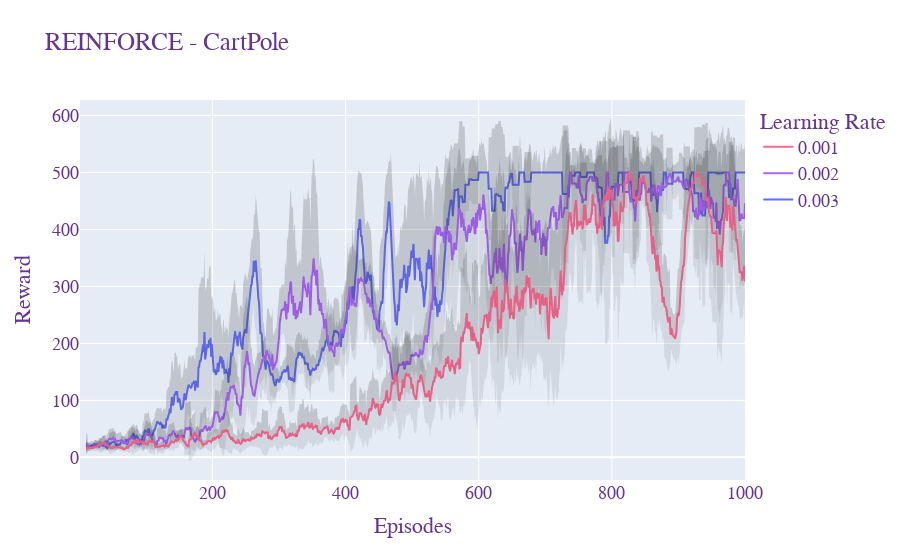

Source (notebook cell):
### Code cell
import gym
from torchvision.transforms import Grayscale, Resize, Normalize
import gym_super_mario_bros
from gym_super_mario_bros.actions import SIMPLE_MOVEMENT
from nes_py.wrappers import JoypadSpace
import numpy as np
import torch
import torch.nn as nn
import torch.optim as optim
import plotly.graph_objects as go
import pandas as pd
import imageio
import os

# Shape of input images = (240, 256, 3) (height, width, channels) in SMB
PROCESSED_IMG_SIZE = (84, 84)
# How many frames to stack together per observation in SMB
NUM_STACKED_FRAMES = 4
# Alpha step size
LEARNING_RATE = 3e-3
# Discount factor
GAMMA = 0.99
# How many episodes to train for
NUM_EPISODES = 1000
# Capture a video of the agent playing every n episodes
CAPTURE_EVERY_N_EPISODES = 250

# Observe the last of the past 4 frames to speed up training
class SkipFrames(gym.Wrapper):
    def __init__(self, env):
        super().__init__(env)

    def step(self, action):
        total_reward = 0
        done = False
        for _ in range(NUM_STACKED_FRAMES):
            state, reward, done, info = self.env.step(action)
            total_reward += reward
            if done:
                break
        return state, total_reward, done, info


# Preprocess images to greyscale & resize to 84x84
class ImagePreprocessing(gym.ObservationWrapper):
    def __init__(self, env):
        super().__init__(env)
        obs_shape = self.observation_space.shape[:2]
        self.observation_space = gym.spaces.Box(
            low=0, high=255, shape=obs_shape, dtype=np.uint8
        )

    def observation(self, image):
        # image shape = (240, 256, 3)
        image = np.moveaxis(image, [2], [0])
        # image shape = (3, 240, 256)
        image = torch.tensor(image.copy(), dtype=torch.float)
        # convert 3 RGB channels to grayscale
        image = Grayscale()(image)
        # convert 240x256 to 84x84
        image = Resize(PROCESSED_IMG_SIZE)(image)
        # convert [0, 1] to [0, 255]
        image = Normalize(0, 255)(image)
        return image


# A CNN connected to a fully connected layer
# The input dimensions are 1x84x84, with a flat output dimension of NUM_ACTIONS
class SuperMarioCNN(nn.Module):
    def __init__(self, input_channels, output_dim):
        super(SuperMarioCNN, self).__init__()
        self.conv1 = nn.Conv2d(input_channels, 16, kernel_size=4, stride=2)
        self.conv2 = nn.Conv2d(16, 32, kernel_size=4, stride=2)
        self.conv3 = nn.Conv2d(32, 64, kernel_size=4, stride=2)
        self.fc1 = nn.Linear(64 * 64, 256)
        self.fc2 = nn.Linear(256, output_dim)

    def forward(self, x):
        x = torch.relu(self.conv1(x))
        x = torch.relu(self.conv2(x))
        x = torch.relu(self.conv3(x))
        x = torch.flatten(x)
        x = torch.relu(self.fc1(x))
        x = torch.softmax(self.fc2(x), dim=-1)
        return x


# A simple MLP with 2 hidden layers
class AtariNN(nn.Module):
    def __init__(self, input_dim, output_dim, hidden_dim=32):
        super(AtariNN, self).__init__()
        self.fc1 = nn.Linear(input_dim, hidden_dim)
        self.fc2 = nn.Linear(hidden_dim, output_dim)

    def forward(self, x):
        x = torch.from_numpy(x).float().unsqueeze(0)
        x = torch.relu(self.fc1(x))
        x = torch.softmax(self.fc2(x), dim=1)
        return x


# REINFORCE Monte Carlo
class REINFORCE:
    # env: the environment to train on
    # env_type: the type of environment (atari or mario)
    def __init__(self, env, env_type, learning_rate):
        self.env = env
        self.num_actions = env.action_space.n
        self.num_states = env.observation_space.shape[0]
        self.actions_list = np.arange(self.num_actions)
        if env_type == "atari":
            self.policy = AtariNN(self.num_states, self.num_actions)
        else:
            self.policy = SuperMarioCNN(1, self.num_actions)
        self.optimizer = optim.Adam(self.policy.parameters(), lr=learning_rate)

    # Sample an action from the policy, along with the lob probability of that action
    def choose_action(self, state):
        probabilities = self.policy(state)
        dist = torch.distributions.Categorical(probabilities)
        sample = dist.sample()
        return sample.item(), dist.log_prob(sample)

    def update_policy(self, rewards, log_probs):
        # Calculate discounted rewards
        discounted_rewards = []
        G = 0
        for r in reversed(rewards):
            G = r + GAMMA * G
            discounted_rewards.insert(0, G)

        # Calculate the loss
        policy_loss = []
        for log_prob, G in zip(log_probs, discounted_rewards):
            policy_loss.append(-log_prob * G)
        policy_loss = torch.stack(policy_loss).sum()

        # Update the policy with respect to the loss
        self.optimizer.zero_grad()
        policy_loss.backward()
        self.optimizer.step()

    def train(self, episodes, capture=False):
        total_rewards = []
        for episode in range(episodes):
            state = self.env.reset()
            rewards = []
            log_probs = []
            images = []
            done = False
            # Generate episode of experience
            while not done:
                action, log_prob = self.choose_action(state)
                state, reward, done, _ = self.env.step(action)
                # Capture gifs of the agent's progress
                if capture and (episode % CAPTURE_EVERY_N_EPISODES == 0 or episode == episodes - 1):
                    img = env.render(mode="rgb_array")
                    images.append(img)
                log_probs.append(log_prob)
                rewards.append(reward)

            # Use the episode to update the policy
            self.update_policy(rewards, log_probs)

            if episode % 100 == 0:
                print(f"Episode {episode}: Total reward: {sum(rewards)}")
            # Save images if captured
            if images:
                cwd = os.getcwd()
                target_dir = os.path.join(cwd, "videos", f"episode_{episode}.gif")
                imageio.mimsave(
                    target_dir, [np.array(img) for i, img in enumerate(images)], fps=30
                )

            total_rewards.append(sum(rewards))
        return total_rewards


def create_mario_env():
    env = gym_super_mario_bros.make("SuperMarioBros-1-1-v0")
    env = JoypadSpace(env, SIMPLE_MOVEMENT)
    env = ImagePreprocessing(env)
    env = SkipFrames(env)
    return env


def create_cartpole_env():
    env = gym.make("CartPole-v1")
    return env


def plot_rewards(rewards):
    num_episodes = [i+1 for i in range(NUM_EPISODES)]
    fig = go.Figure()

    for results, lr in rewards:
        df = pd.DataFrame(results, columns=["rewards"])
        avg_rewards = df.rolling(10).mean()
        std_rewards = df.rolling(10).std()
        fig.add_trace(
            go.Scatter(
                x=num_episodes,
                y=avg_rewards["rewards"],
                name=f"{lr}",
                mode="lines"
            ),
        )
        fig.add_trace(
            go.Scatter(
                x=num_episodes,
                y=avg_rewards["rewards"] + std_rewards["rewards"],
                name=f"{lr} upper bound",
                mode='lines',
                marker=dict(color="#444"),
                line=dict(width=0),
                fillcolor='rgba(40, 40, 40, 0.1)',
                fill='tonexty',
                showlegend=False,
            )
        )
        fig.add_trace(
            go.Scatter(
                x=num_episodes,
                y=avg_rewards["rewards"] - std_rewards["rewards"],
                name=f"{lr} lower bound",
                mode='lines',
                marker=dict(color="#444"),
                line=dict(width=0),
                fillcolor='rgba(40, 40, 40, 0.1)',
                fill='tonexty',
                showlegend=False,
            )
        )

    fig.update_layout(
        title="REINFORCE - CartPole",
        xaxis_title="Episodes",
        yaxis_title="Reward",
        legend_title="Learning Rate",
        font=dict(family="Courier New, monospace", size=18, color="RebeccaPurple"),
    )

    fig.show()


# env = create_mario_env()
# agent = REINFORCE(env, "mario")

env = create_cartpole_env()

lr_high = 0.003
lr_med = 0.002
lr_low = 0.001

rewards_lr_high = REINFORCE(env, "atari", learning_rate=lr_high).train(episodes=NUM_EPISODES)
rewards_lr_med = REINFORCE(env, "atari", learning_rate=lr_med).train(episodes=NUM_EPISODES)
rewards_lr_low = REINFORCE(env, "atari", learning_rate=lr_low).train(episodes=NUM_EPISODES)

results = [
    (rewards_lr_high, lr_high),
    (rewards_lr_med, lr_med),
    (rewards_lr_low, lr_low),
]

plot_rewards(results)

### Figure 1 — Plotly figure (JSON) as saved in the notebook; plotly's stock layout.template omitted (floating-point values rounded to 4 significant figures; data arrays with more than 128 entries replaced by an {"elided": "..."} marker saying what was removed)
{"data": [{"mode": "lines", "name": "0.003", "type": "scatter", "x": {"elided": "1000 int values"}, "y": {"elided": "1000 float values"}}, {"fill": "tonexty", "fillcolor": "rgba(40, 40, 40, 0.1)", "line": {"width": 0}, "marker": {"color": "#444"}, "mode": "lines", "name": "0.003 upper bound", "showlegend": false, "type": "scatter", "x": {"elided": "1000 int values"}, "y": {"elided": "1000 float values"}}, {"fill": "tonexty", "fillcolor": "rgba(40, 40, 40, 0.1)", "line": {"width": 0}, "marker": {"color": "#444"}, "mode": "lines", "name": "0.003 lower bound", "showlegend": false, "type": "scatter", "x": {"elided": "1000 int values"}, "y": {"elided": "1000 float values"}}, {"mode": "lines", "name": "0.002", "type": "scatter", "x": {"elided": "1000 int values"}, "y": {"elided": "1000 float values"}}, {"fill": "tonexty", "fillcolor": "rgba(40, 40, 40, 0.1)", "line": {"width": 0}, "marker": {"color": "#444"}, "mode": "lines", "name": "0.002 upper bound", "showlegend": false, "type": "scatter", "x": {"elided": "1000 int values"}, "y": {"elided": "1000 float values"}}, {"fill": "tonexty", "fillcolor": "rgba(40, 40, 40, 0.1)", "line": {"width": 0}, "marker": {"color": "#444"}, "mode": "lines", "name": "0.002 lower bound", "showlegend": false, "type": "scatter", "x": {"elided": "1000 int values"}, "y": {"elided": "1000 float values"}}, {"mode": "lines", "name": "0.001", "type": "scatter", "x": {"elided": "1000 int values"}, "y": {"elided": "1000 float values"}}, {"fill": "tonexty", "fillcolor": "rgba(40, 40, 40, 0.1)", "line": {"width": 0}, "marker": {"color": "#444"}, "mode": "lines", "name": "0.001 upper bound", "showlegend": false, "type": "scatter", "x": {"elided": "1000 int values"}, "y": {"elided": "1000 float values"}}, {"fill": "tonexty", "fillcolor": "rgba(40, 40, 40, 0.1)", "line": {"width": 0}, "marker": {"color": "#444"}, "mode": "lines", "name": "0.001 lower bound", "showlegend": false, "type": "scatter", "x": {"elided": "1000 int values"}, "y": {"elided": "1000 float values"}}], "layout": {"font": {"color": "RebeccaPurple", "family": "Courier New, monospace", "size": 18}, "legend": {"title": {"text": "Learning Rate"}}, "title": {"text": "REINFORCE - CartPole"}, "xaxis": {"title": {"text": "Episodes"}}, "yaxis": {"title": {"text": "Reward"}}}}
